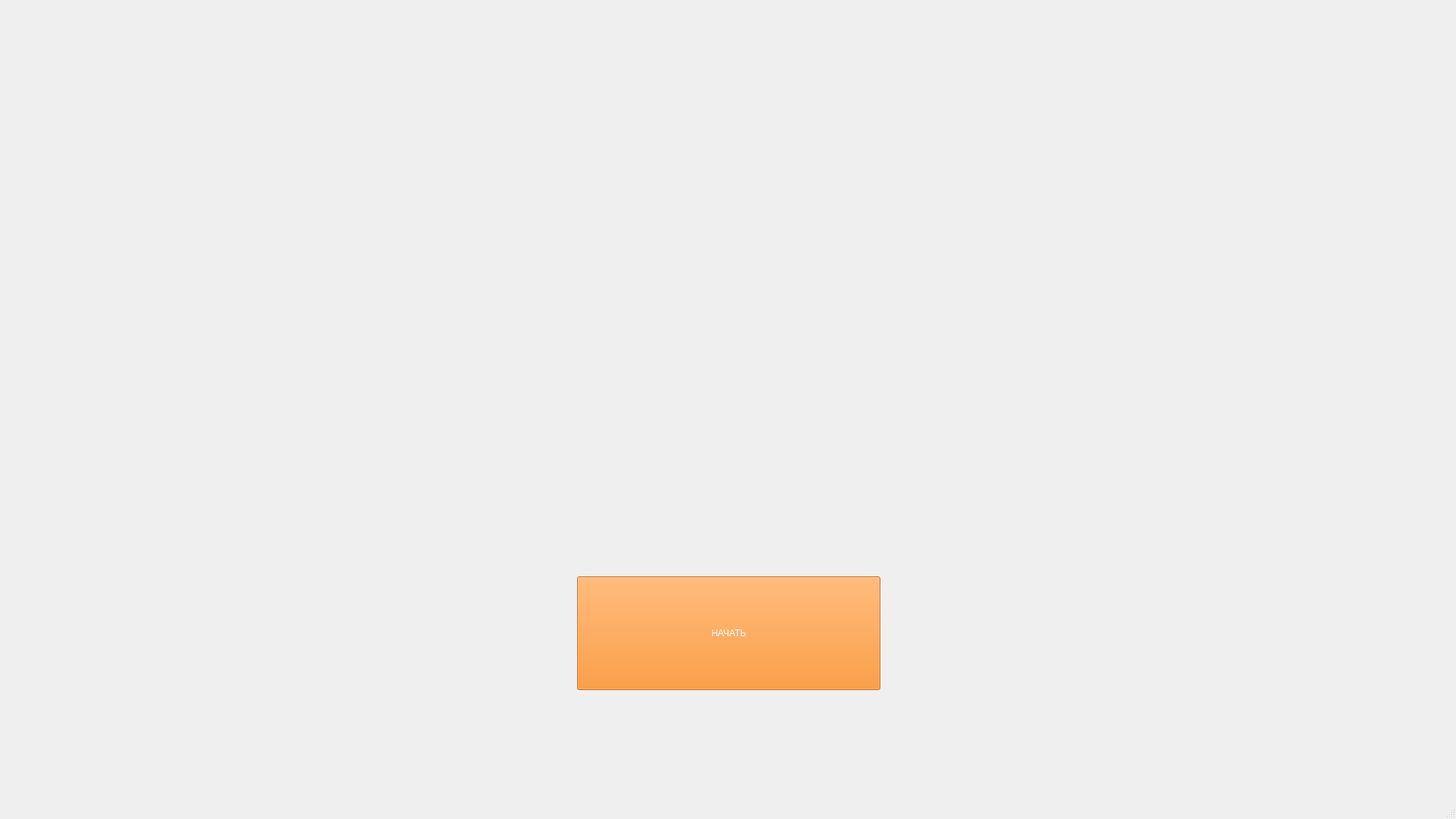
<?xml version="1.0" encoding="UTF-8"?>
<ui version="4.0">
 <class>MainWindow</class>
 <widget class="QMainWindow" name="MainWindow">
  <property name="enabled">
   <bool>true</bool>
  </property>
  <property name="geometry">
   <rect>
    <x>0</x>
    <y>0</y>
    <width>1920</width>
    <height>1080</height>
   </rect>
  </property>
  <property name="minimumSize">
   <size>
    <width>1920</width>
    <height>1080</height>
   </size>
  </property>
  <property name="baseSize">
   <size>
    <width>1920</width>
    <height>1080</height>
   </size>
  </property>
  <property name="windowTitle">
   <string>Добро пожаловать!</string>
  </property>
  <widget class="QWidget" name="centralwidget">
   <widget class="QWidget" name="horizontalLayoutWidget">
    <property name="geometry">
     <rect>
      <x>0</x>
      <y>760</y>
      <width>1921</width>
      <height>150</height>
     </rect>
    </property>
    <layout class="QHBoxLayout" name="horizontalLayout">
     <item>
      <spacer name="horizontalSpacer">
       <property name="orientation">
        <enum>Qt::Horizontal</enum>
       </property>
       <property name="sizeHint" stdset="0">
        <size>
         <width>40</width>
         <height>20</height>
        </size>
       </property>
      </spacer>
     </item>
     <item>
      <widget class="QPushButton" name="pushButton">
       <property name="minimumSize">
        <size>
         <width>400</width>
         <height>150</height>
        </size>
       </property>
       <property name="cursor">
        <cursorShape>PointingHandCursor</cursorShape>
       </property>
       <property name="styleSheet">
        <string notr="true">font: 48pt &quot;Helvetica&quot;;
color: rgb(255, 255, 255);
background-color: rgba(253, 128, 8, 200);</string>
       </property>
       <property name="text">
        <string>НАЧАТЬ</string>
       </property>
      </widget>
     </item>
     <item>
      <spacer name="horizontalSpacer_2">
       <property name="orientation">
        <enum>Qt::Horizontal</enum>
       </property>
       <property name="sizeHint" stdset="0">
        <size>
         <width>40</width>
         <height>20</height>
        </size>
       </property>
      </spacer>
     </item>
    </layout>
   </widget>
  </widget>
  <widget class="QMenuBar" name="menubar">
   <property name="geometry">
    <rect>
     <x>0</x>
     <y>0</y>
     <width>1920</width>
     <height>24</height>
    </rect>
   </property>
  </widget>
  <widget class="QStatusBar" name="statusbar"/>
 </widget>
 <resources/>
 <connections/>
</ui>
